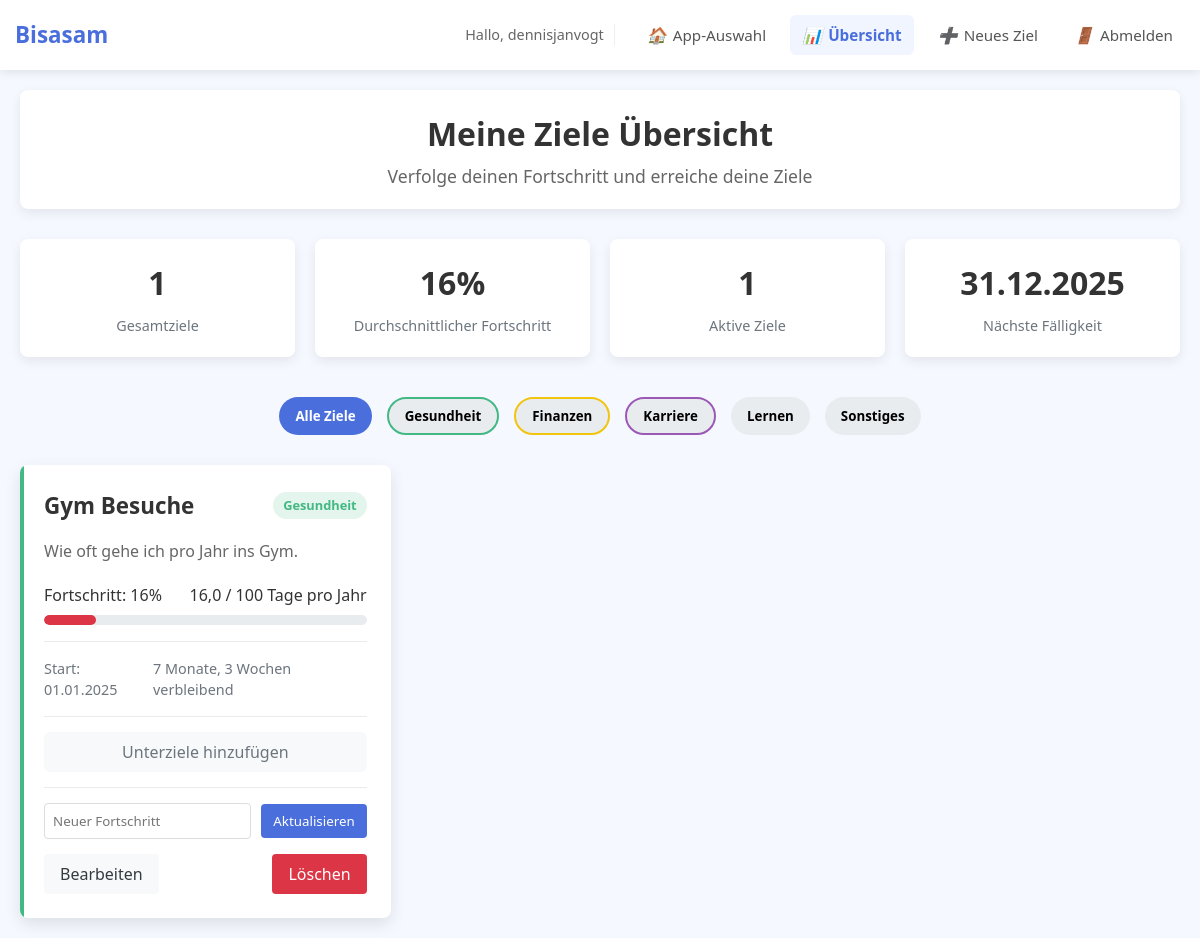
The page /tracking/ (signed in) on the database as committed earlier.
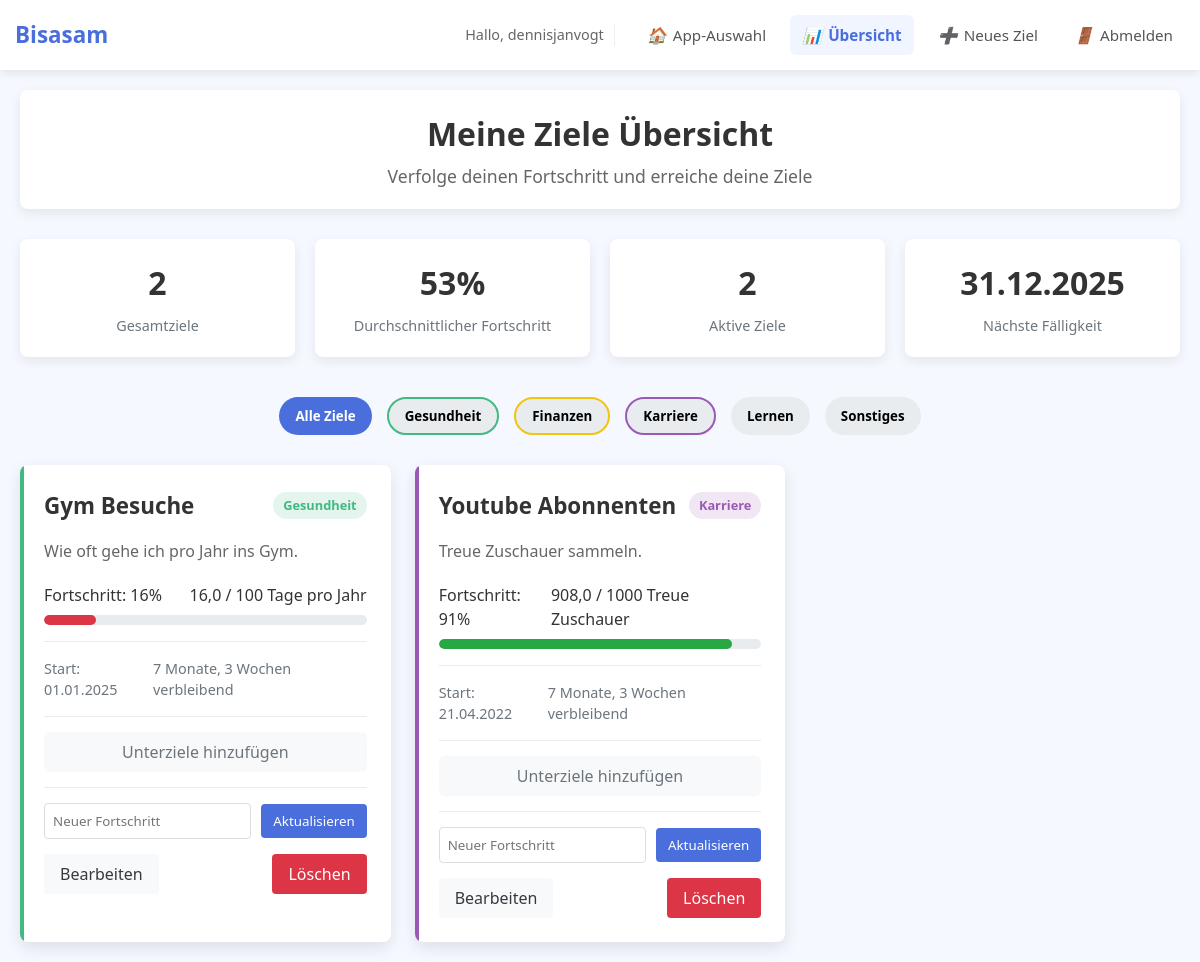
The same page on the database as committed later.
### tracking/models.py (models this page shows, shortened)
class Goal(models.Model):
    KATEGORIEN = [
        ('Gesundheit', 'Gesundheit'),
        ('Finanzen', 'Finanzen'),
        ('Karriere', 'Karriere'),
        ('Lernen', 'Lernen'),
        ('Sonstiges', 'Sonstiges')
    ]
    user = models.ForeignKey(User, on_delete=models.CASCADE, related_name='goals')
    parent = models.ForeignKey('self', on_delete=models.CASCADE, null=True, blank=True, related_name='subtasks')
    definition = models.CharField(max_length=50)
    description = models.CharField(max_length=150)
    ziel_wert = models.IntegerField()
    fortschritt = models.FloatField()
    einheit = models.CharField(max_length=20)
    start = models.DateField()
    end = models.DateField()
    kategorie = models.CharField(choices=KATEGORIEN)
    is_parent_goal = models.BooleanField(default=False)
    auto_calculate = models.BooleanField(default=False, help_text="Fortschritt automatisch aus Unterzielen berechnen")

### tracking/views.py (the view, shortened to what this page needs)
# urls.py: path('', views.goals_view, name='goals'),
@login_required
def goals_view(request):
    today = timezone.now().date()
    parent_goals = Goal.objects.filter(user=request.user, parent__isnull=True)
    selected_goal_id = request.GET.get('parent_id')
    selected_goal = None
    subtasks = None
    if selected_goal_id:
        try:
            selected_goal = Goal.objects.get(id=selected_goal_id, user=request.user)
            subtasks = Goal.objects.filter(parent=selected_goal)
        except Goal.DoesNotExist:
            pass
    parent_goals_with_progress = parent_goals.annotate(
        progress_percent=ExpressionWrapper(
            (F('fortschritt') * 100.0) / F('ziel_wert'),
            output_field=FloatField()
        )
    )
    avg_progress = parent_goals_with_progress.aggregate(avg=Avg('progress_percent'))['avg'] or 0
    active_goals = parent_goals.filter(end__gte=today).count()
    nearest_deadline_goal = parent_goals.filter(end__gte=today).order_by('end').first()
    nearest_deadline = nearest_deadline_goal.end if nearest_deadline_goal else None
    context = {
        'goals': parent_goals_with_progress,
        'avg_progress': avg_progress,
        'active_goals': active_goals,
        'nearest_deadline': nearest_deadline,
        'today': today,
        'selected_goal': selected_goal,
        'subtasks': subtasks,
    }
    return render(request, 'tracking/home.html', context)

### tracking/templates/tracking/home.html (shortened to what the changed rows need)
{% extends 'tracking/base.html' %}
{% load static %}
{% block content %}
<div class="header">
    <h1>Meine Ziele Übersicht</h1>
</div>
<div class="statistic-cards">
    <div class="stat-card">
        <div class="stat-value" id="total-goals">{{ goals|length }}</div>
        <div class="stat-label">Gesamtziele</div>
    </div>
    <div class="stat-card">
        <div class="stat-value" id="completed-goals">{{ avg_progress|floatformat:0 }}%</div>
        <div class="stat-label">Durchschnittlicher Fortschritt</div>
    </div>
    <div class="stat-card">
        <div class="stat-value" id="active-goals">{{ active_goals }}</div>
        <div class="stat-label">Aktive Ziele</div>
    </div>
    <div class="stat-card">
        <div class="stat-value" id="nearest-deadline">
            {% if nearest_deadline %}
                {{ nearest_deadline|date:"d.m.Y" }}
            {% else %}
                -
            {% endif %}
        </div>
        <div class="stat-label">Nächste Fälligkeit</div>
    </div>
</div>
{% if selected_goal %}
<div class="selected-goal-info" style="margin-bottom: 30px; background: white; border-radius: 8px; padding: 20px; box-shadow: 0 4px 12px rgba(0, 0, 0, 0.08);">
    <div style="display: flex; justify-content: space-between; align-items: center; margin-bottom: 20px;">
        <h2>{{ selected_goal.definition }}</h2>
        <a href="{% url 'goals' %}" class="btn btn-light">Zurück zur Übersicht</a>
    </div>
    <div class="progress-container" style="margin-bottom: 20px;">
        <div class="progress-stats">
            {% with progress_percent=selected_goal.fortschritt|floatformat:0|default:"0" %}
            <span class="progress-text">Fortschritt: {{ progress_percent }}%</span>
            <span>{{ selected_goal.fortschritt }} / {{ selected_goal.ziel_wert }} {{ selected_goal.einheit }}</span>
            {% endwith %}
        </div>
        <div class="progress-bar">
            <div class="progress-fill" style="width: {{ selected_goal.fortschritt|floatformat:0 }}%;"></div>
        </div>
    </div>
    <div style="margin-bottom: 20px;">
        <p>{{ selected_goal.description }}</p>
        <p><strong>Kategorie:</strong> {{ selected_goal.kategorie }}</p>
        <p><strong>Zeitraum:</strong> {{ selected_goal.start|date:"d.m.Y" }} - {{ selected_goal.end|date:"d.m.Y" }}</p>
        {% if selected_goal.auto_calculate %}
        <p><span class="category-badge" style="background-color: rgba(52, 152, 219, 0.15); color: #3498db;">Automatische Berechnung aktiviert</span></p>
        {% endif %}
    </div>
    <div style="margin-bottom: 20px;">
        <h3>Unterziele</h3>
        <a href="{% url 'add_goal' %}?parent_id={{ selected_goal.id }}" class="btn btn-primary" style="margin-top: 10px;">
            Neues Unterziel hinzufügen
        </a>
    </div>
</div>
<div class="goals-container" id="goals-container">
    {% for goal in subtasks %}
    <div class="goal-card {{ goal.kategorie }}" data-category="{{ goal.kategorie }}">
        <div class="goal-header">
            <h3 class="goal-title">{{ goal.definition }}</h3>
            <span class="category-badge {{ goal.kategorie }}">{{ goal.kategorie }}</span>
        </div>
        <p class="goal-desc">{{ goal.description }}</p>
        <div class="progress-container">
            <div class="progress-stats">
                {% with progress_percent=goal.progress_percent|floatformat:0 %}
                <span class="progress-text">Fortschritt: {{ progress_percent }}%</span>
                <span>{{ goal.fortschritt }} / {{ goal.ziel_wert }} {{ goal.einheit }}</span>
                {% endwith %}
            </div>
            <div class="progress-bar">
                <div class="progress-fill" style="width: {{ goal.progress_percent|floatformat:0 }}%"></div>
            </div>
        </div>
        <div class="timeframe">
            <span>Start: {{ goal.start|date:"d.m.Y" }}</span>
            <span>
                {% with days_remaining=goal.end|timeuntil:today %}
                {% if goal.end < today %}
                    <span style="color: var(--danger);">Abgelaufen</span>
                {% elif goal.end == today %}
                    <span style="color: var(--warning);">Heute fällig</span>
                {% else %}
                    {{ days_remaining }} verbleibend
                {% endif %}
                {% endwith %}
            </span>
        </div>
        {% if not goal.auto_calculate %}
        <form method="post" action="{% url 'update_progress' goal.id %}" class="update-progress-form" style="margin-top: 15px; padding-top: 15px; border-top: 1px solid #e9ecef;">
            {% csrf_token %}
            <div style="display: flex; gap: 10px; align-items: center;">
                <input type="number" name="fortschritt" step="0.01" min="0" max="{{ goal.ziel_wert }}" value="{{ goal.fortschritt }}" placeholder="Neuer Fortschritt"
                       style="flex: 1; padding: 8px; border: 1px solid #ddd; border-radius: 4px;">
                <button type="submit" style="background-color: var(--primary); color: white; border: none; border-radius: 4px; padding: 8px 12px; cursor: pointer;">
                    Aktualisieren
                </button>
            </div>
        </form>
        {% else %}
        <div style="margin-top: 15px; padding-top: 15px; border-top: 1px solid #e9ecef; color: #6c757d; font-style: italic;">
            Fortschritt wird automatisch berechnet
        </div>
        {% endif %}
        <div style="display: flex; justify-content: space-between; margin-top: 15px;">
            <a href="{% url 'update_goal' goal.id %}" class="btn btn-light">
                Bearbeiten
            </a>
            <a href="{% url 'delete_goal' goal.id %}" class="btn btn-danger">
                Löschen
            </a>
        </div>
    </div>
    {% empty %}
    <div class="no-goals">
        <h3>Keine Unterziele gefunden</h3>
        <p>Es wurden noch keine Unterziele eingerichtet.</p>
        <a href="{% url 'add_goal' %}?parent_id={{ selected_goal.id }}" class="btn btn-primary" style="margin-top: 15px;">Unterziel erstellen</a>
    </div>
    {% endfor %}
</div>
{% else %}
<div class="goals-container" id="goals-container">
    {% for goal in goals %}
    <div class="goal-card {{ goal.kategorie }}" data-category="{{ goal.kategorie }}">
        <div class="goal-header">
            <h3 class="goal-title">{{ goal.definition }}</h3>
            <span class="category-badge {{ goal.kategorie }}">{{ goal.kategorie }}</span>
        </div>
        <p class="goal-desc">{{ goal.description }}</p>
        <div class="progress-container">
            <div class="progress-stats">
                {% with progress_percent=goal.progress_percent|floatformat:0 %}
                <span class="progress-text">Fortschritt: {{ progress_percent }}%</span>
                <span>{{ goal.fortschritt }} / {{ goal.ziel_wert }} {{ goal.einheit }}</span>
                {% endwith %}
            </div>
            <div class="progress-bar">
                <div class="progress-fill" style="width: {{ goal.progress_percent|floatformat:0 }}%"></div>
            </div>
        </div>
        <div class="timeframe">
            <span>Start: {{ goal.start|date:"d.m.Y" }}</span>
            <span>
                {% with days_remaining=goal.end|timeuntil:today %}
                {% if goal.end < today %}
                    <span style="color: var(--danger);">Abgelaufen</span>
                {% elif goal.end == today %}
                    <span style="color: var(--warning);">Heute fällig</span>
                {% else %}
                    {{ days_remaining }} verbleibend
                {% endif %}
                {% endwith %}
            </span>
        </div>
        {% with subtask_count=goal.subtasks.count %}
        {% if subtask_count > 0 %}
        <div style="margin-top: 15px; padding-top: 15px; border-top: 1px solid #e9ecef;">
            <a href="?parent_id={{ goal.id }}" style="display: flex; align-items: center; justify-content: center; padding: 8px; background-color: #f8f9fa; border-radius: 6px; color: #4a6fdc; text-decoration: none; font-weight: 600;">
                <span>{{ subtask_count }} Unterziel{% if subtask_count > 1 %}e{% endif %} anzeigen</span>
            </a>
        </div>
        {% else %}
        <div style="margin-top: 15px; padding-top: 15px; border-top: 1px solid #e9ecef;">
            <a href="{% url 'add_goal' %}?parent_id={{ goal.id }}" style="display: flex; align-items: center; justify-content: center; padding: 8px; background-color: #f8f9fa; border-radius: 6px; color: #6c757d; text-decoration: none;">
                <span>Unterziele hinzufügen</span>
            </a>
        </div>
        {% endif %}
        {% endwith %}
        {% if not goal.auto_calculate %}
        <form method="post" action="{% url 'update_progress' goal.id %}" class="update-progress-form" style="margin-top: 15px; padding-top: 15px; border-top: 1px solid #e9ecef;">
            <div style="display: flex; gap: 10px; align-items: center;">
                <input type="number" name="fortschritt" step="0.01" min="0" max="{{ goal.ziel_wert }}" value="{{ goal.fortschritt }}" placeholder="Neuer Fortschritt"
                       style="flex: 1; padding: 8px; border: 1px solid #ddd; border-radius: 4px;">
                <button type="submit" style="background-color: var(--primary); color: white; border: none; border-radius: 4px; padding: 8px 12px; cursor: pointer;">
                    Aktualisieren
                </button>
            </div>
        </form>
        {% else %}
        <div style="margin-top: 15px; padding-top: 15px; border-top: 1px solid #e9ecef; color: #6c757d; font-style: italic; text-align: center;">
            Fortschritt wird automatisch berechnet
        </div>
        {% endif %}
        <div style="display: flex; justify-content: space-between; margin-top: 15px;">
            <a href="{% url 'update_goal' goal.id %}" class="btn btn-light">
                Bearbeiten
            </a>
            <a href="{% url 'delete_goal' goal.id %}" class="btn btn-danger">
                Löschen
            </a>
        </div>
    </div>
    {% empty %}
    <div class="no-goals">
        <h3>Keine Ziele gefunden</h3>
        <p>Es wurden noch keine Ziele eingerichtet.</p>
        <a href="{% url 'add_goal' %}" class="btn btn-primary" style="margin-top: 15px;">Jetzt erstes Ziel erstellen</a>
    </div>
    {% endfor %}
</div>
{% endif %}
{% endblock %}

Rows that differ between the two databases and show on the page:
added Goal: definition "Youtube Abonnenten", kategorie "Karriere", description "Treue Zuschauer sammeln.", goal "91", fortschritt "908,0", ziel_wert "1000", einheit "Treue Zuschauer", start "21.04.2022", goal "7 Monate, 3 Wochen"
Other text that changed with them:
{{ goals|length }}: "1" → "2"
{{ avg_progress|floatformat:0 }}: "16" → "53"
{{ active_goals }}: "1" → "2"
